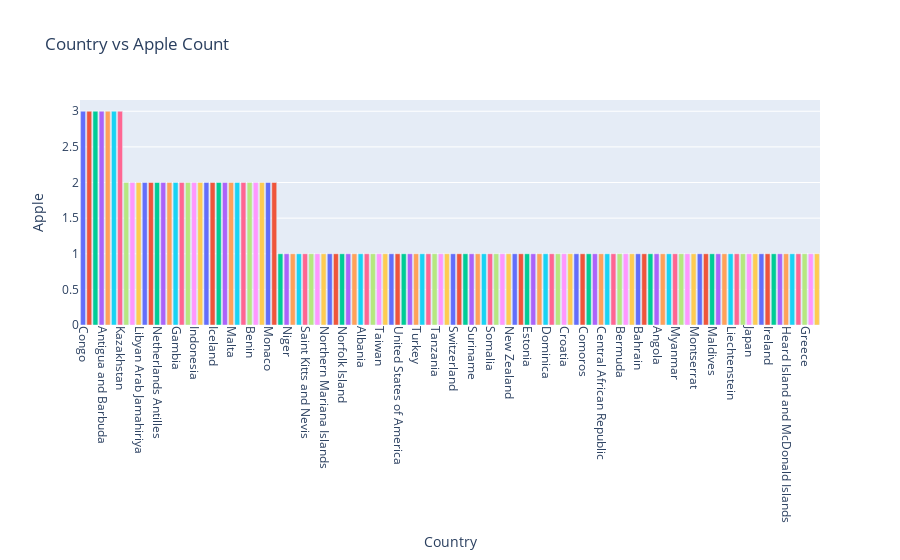

The code cell stored with this chart in its notebook:
### Markdown cell above
<p>Country VS Fruit</p>
<p>There is the graph how the products are sell in each country</p>

### Code cell
# Loop through each fruit and create a bar plot
for fruit in Fruits_list:
    # Filter the DataFrame to include only rows where the specific fruit is present in the 'Fruits' column
    filtered_df = df[df['Fruits'].str.contains(fruit)]
    
    # Group by 'Country' and count occurrences
    fruit_count = filtered_df.groupby('Country', as_index=False)[fruit].count()
    
    # Sort the result
    fruit_count = fruit_count.sort_values(by=fruit, ascending=False)
    
    # Plot the data
    fig = px.bar(data_frame=fruit_count, x='Country', y=fruit, title=f'Country vs {fruit} Count', color='Country')
    
    fig.update_xaxes(tickangle=90)
    fig.update_layout(showlegend=False)
    fig.show()
